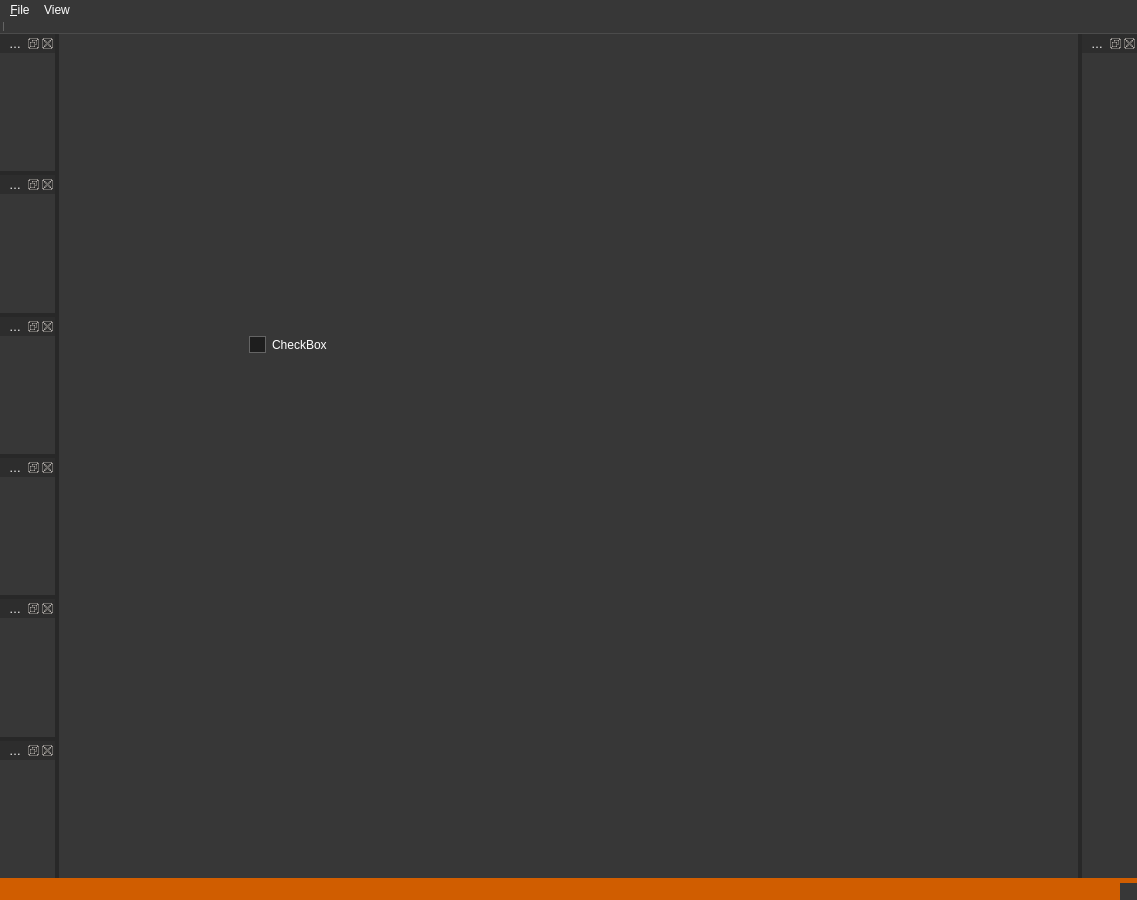
<?xml version="1.0" encoding="UTF-8"?>
<ui version="4.0">
 <class>Toolkit</class>
 <widget class="QMainWindow" name="Toolkit">
  <property name="geometry">
   <rect>
    <x>0</x>
    <y>0</y>
    <width>1137</width>
    <height>900</height>
   </rect>
  </property>
  <property name="windowTitle">
   <string>Build and Battle Toolkit 1.00.00</string>
  </property>
  <property name="styleSheet">
   <string notr="true">QWidget {
color: white;
background-color: rgb(55,55,55);
}

QComboBox
{
background-color: qlineargradient(spread:reflect, x1:0, y1:0.051, x2:0, y2:1, stop:0 rgba(97, 97, 97, 255), stop:0.642045 rgba(30, 30, 30, 255), stop:1 rgba(48, 48, 48, 255));
border: 1px solid rgb(30,30,30);
border-radius: 5px;
min-width: 6em;
padding: 1px 18px 1px 3px;
}

QStatusBar
{
	background-color: rgb(208, 93, 0);
}

QListView
{
background-color: rgb(30,30,30);
}

QComboBox:hover
{
background-color: qlineargradient(spread:reflect, x1:0, y1:0.051, x2:0, y2:1, stop:0 rgba(82, 82, 82, 255), stop:0.642045 rgba(14, 14, 14, 255), stop:1 rgba(61, 61, 61, 255));
border: 1px solid rgb(30,30,30);
border-radius: 5px;
min-width: 80px;
}

 QComboBox:!editable:on, QComboBox::drop-down:editable:on 
{
	background-color: qlineargradient(spread:reflect, x1:0, y1:0.051, x2:0, y2:1, stop:0 rgba(18, 18, 18, 255), stop:0.642045 rgba(84, 84, 84, 255), stop:0.994318 rgba(14, 14, 14, 255));
border: 1px solid rgb(30,30,30);
 }

QComboBox:down-arrow
{
background-color: transparent;
image: url(:/VecTB/icons/toolbars/Down_Arrow.png);
width: 7px;
height: 7px;
}

QComboBox:disabled
{
background-color: rgb(100,100,100);
color: rgb(200,200,200);
border: 1px solid rgb(100,100,100);
}

 QComboBox::drop-down 
{
     border-left: none; 
 }

 QComboBox QAbstractItemView 
{
selection-background-color:  rgb(90, 90, 90);
border: 1px solid rgb(100,100,100);
 }

QGroupBox {
border: 1px solid rgb(100,100,100);
border-radius: 5px;
margin-top: 1ex;
padding-top: 20px;
}

QGroupBox::title
{
subcontrol-origin: margin;
}

QLineEdit {
background-color: rgb(30,30,30);
border: 1px solid rgb(100,100,100);
}

QCheckBox::indicator {
	background-color: rgb(30,30,30);
	border: 1px solid rgb(100,100,100);
    width: 15px;
    height: 15px;
}

QCheckBox::indicator:checked {
    image: url(:/style_items/icons/style_items/checkmark-symbol.png);
}

QCheckBox::indicator:indeterminate {
    image: url(:/style_items/icons/style_items/checkbox_indeterminate.png);
}

QPushButton {
background-color: qlineargradient(spread:reflect, x1:0, y1:0.051, x2:0, y2:1, stop:0 rgba(97, 97, 97, 255), stop:0.642045 rgba(30, 30, 30, 255), stop:1 rgba(48, 48, 48, 255));
border-radius: 3px;
border: 1px solid rgb(100,100,100);
padding: 5px;
color: white;
min-width: 80px;
max-height: 12px;
}

QPushButton:disabled {
background-color: rgb(100,100,100);
color: rgb(200,200,200);
border: 1px solid rgb(100,100,100);
min-width: 6em;
}

QPushButton:hover {
background-color: qlineargradient(spread:reflect, x1:0, y1:0.051, x2:0, y2:1, stop:0 rgba(236, 100, 0, 255), stop:0.625 rgba(255, 118, 18, 255), stop:1 rgba(196, 66, 0, 255));
}

QPushButton:pressed {
background-color: qlineargradient(spread:reflect, x1:0, y1:0.051, x2:0, y2:1, stop:0 rgba(209, 88, 0, 255), stop:0.625 rgba(118, 55, 8, 255), stop:1 rgba(176, 59, 0, 255));
border: 1px solid rgb(30,30,30);
}

QTreeView::branch:has-children:!has-siblings:closed,
QTreeView::branch:closed:has-children:has-siblings {
        border-image: none;
		image: url(:/style_items/icons/style_items/tree_branch_closed.png);
}

QTreeView::branch:open:has-children:!has-siblings,
QTreeView::branch:open:has-children:has-siblings  {
		border-image: none;
		image: url(:/style_items/icons/style_items/tree_branch_open.png);
}

/* QSpinBox and QDoubleSpinBox Section*/
QSpinBox,QDoubleSpinBox
{
background-color: rgb(30,30,30);
color: white;
border: 1px solid rgb(100,100,100);
min-width: 50px;
}

QLabel:disabled
{
color: rgb(200,200,200);
}

QLineEdit:disabled,QSpinBox:disabled,QDoubleSpinBox:disabled
{
background-color: rgb(100,100,100);
color: rgb(200,200,200);
border: 1px solid rgb(100,100,100);
min-width: 50px;
}

QSpinBox::up-button,QDoubleSpinBox::up-button
{
background-color: qlineargradient(spread:reflect, x1:0, y1:0.051, x2:0, y2:1, stop:0 rgba(97, 97, 97, 255), stop:0.642045 rgba(30, 30, 30, 255), stop:1 rgba(48, 48, 48, 255));
}

QSpinBox::down-button,QDoubleSpinBox::down-button
{
background-color: qlineargradient(spread:reflect, x1:0, y1:0.051, x2:0, y2:1, stop:0 rgba(97, 97, 97, 255), stop:0.642045 rgba(30, 30, 30, 255), stop:1 rgba(48, 48, 48, 255));
}

QSpinBox::up-button:hover,QDoubleSpinBox::up-button:hover
{
background-color: qlineargradient(spread:reflect, x1:0, y1:0.051, x2:0, y2:1, stop:0 rgba(236, 100, 0, 255), stop:0.625 rgba(255, 118, 18, 255), stop:1 rgba(196, 66, 0, 255));
}

QSpinBox::down-button:hover,QDoubleSpinBox::down-button:hover
{
background-color: qlineargradient(spread:reflect, x1:0, y1:0.051, x2:0, y2:1, stop:0 rgba(236, 100, 0, 255), stop:0.625 rgba(255, 118, 18, 255), stop:1 rgba(196, 66, 0, 255));
}

QSpinBox::up-button:pressed,QDoubleSpinBox::up-button:pressed
{
background-color: qlineargradient(spread:reflect, x1:0, y1:0.051, x2:0, y2:1, stop:0 rgba(124, 52, 0, 255), stop:0.625 rgba(36, 16, 2, 255), stop:1 rgba(97, 32, 0, 255));
}

QSpinBox::down-button:pressed,QDoubleSpinBox::down-button:pressed
{
background-color: qlineargradient(spread:reflect, x1:0, y1:0.051, x2:0, y2:1, stop:0 rgba(124, 52, 0, 255), stop:0.625 rgba(36, 16, 2, 255), stop:1 rgba(97, 32, 0, 255));
}

QSpinBox::up-button:disabled,QDoubleSpinBox::up-button:disabled
{
background-color: rgb(150,150,150);
}

QSpinBox::down-button:disabled,QDoubleSpinBox::down-button:disabled
{
background-color: rgb(150,150,150);
}

QSpinBox::up-arrow,QDoubleSpinBox::up-arrow
{
image: url(:/VecTB/icons/toolbars/Up_Arrow.png);
width: 6px;
height: 6px; 
}

QSpinBox::down-arrow,QDoubleSpinBox::down-arrow
{
image: url(:/VecTB/icons/toolbars/Down_Arrow.png);
width: 6px;
height: 6px; 
}

QSpinBox::up-arrow:hover,QDoubleSpinBox::up-arrow:hover
{
image: url(:/VecTB/icons/toolbars/Up_Arrow.png);
width: 6px;
height: 6px; 
}

QSpinBox::down-arrow:hover,QDoubleSpinBox::down-arrow:hover
{
image: url(:/VecTB/icons/toolbars/Down_Arrow.png);
width: 6px;
height: 6px; 
}

QSpinBox::up-arrow:disabled,QDoubleSpinBox::up-arrow:disabled
{
image: url(:/VecTB/icons/toolbars/Up_Arrow.png);
width: 6px;
height: 6px; 
}

QSpinBox::down-arrow:disabled,QDoubleSpinBox::down-arrow:disabled
{
image: url(:/VecTB/icons/toolbars/Down_Arrow.png);
width: 6px;
height: 6px; 
}
/* End of code for QSpinBox and QDoubleSpinBox*/


QMenuBar::item {
background-color: transparent;
}

QMenuBar::item:selected {
background-color: rgb(90, 90, 90);}

QMenu 
{
border: 1px solid transparent;
border-color: rgb(100, 100, 100);
min-width: 6em;
}

QMenu::separator 
{
background-color: rgb(100,100,100);
width: 1px;
height: 1px;
}

QMenu::item 
{
background-color: rgb(30, 30, 30);
}

QMenu::item:selected 
{
background-color: rgb(90, 90, 90);
}

QToolBar {
spacing: 5px;
padding: 3px;
border-bottom: 1px solid rgb(75,75,75);
}

QToolBar::separator {
background-color: rgb(100,100,100);
width: 1px;
height: 1px;
}

/* TOOLBUTTON */

/* END TOOLBUTTON */

QHeaderView::section {
background-color: rgb(70, 70, 70);
}

QTextEdit{
background-color: rgb(30,30,30);
border: 1px solid rgb(100,100,100);
}

QPlainTextEdit{
background-color: rgb(30,30,30);
border: 1px solid rgb(100,100,100);
}

QTreeWidget
{
background-color: rgb(30,30,30);
border: 1px solid rgb(100,100,100);
}

QListWidget
{
background-color: rgb(30,30,30);
border: 1px solid rgb(100,100,100);
}

QDockWidget::title {
    text-align: left; /* align the text to the left */
	font: 57 12pt &quot;Ubuntu&quot;;
    background: rgb(45,45,45);
    padding-left: 5px;
}

QMainWindow::separator {
    background: rgb(40,40,40);
    width: 4x; /* when vertical */
    height: 4px; /* when horizontal */
}</string>
  </property>
  <property name="iconSize">
   <size>
    <width>24</width>
    <height>24</height>
   </size>
  </property>
  <property name="animated">
   <bool>true</bool>
  </property>
  <property name="documentMode">
   <bool>false</bool>
  </property>
  <property name="dockNestingEnabled">
   <bool>true</bool>
  </property>
  <property name="dockOptions">
   <set>QMainWindow::AllowNestedDocks|QMainWindow::AllowTabbedDocks|QMainWindow::AnimatedDocks</set>
  </property>
  <property name="unifiedTitleAndToolBarOnMac">
   <bool>false</bool>
  </property>
  <widget class="QWidget" name="centralWidget">
   <property name="cursor">
    <cursorShape>ArrowCursor</cursorShape>
   </property>
   <property name="focusPolicy">
    <enum>Qt::StrongFocus</enum>
   </property>
   <widget class="QCheckBox" name="checkBox">
    <property name="geometry">
     <rect>
      <x>190</x>
      <y>300</y>
      <width>85</width>
      <height>21</height>
     </rect>
    </property>
    <property name="text">
     <string>CheckBox</string>
    </property>
    <property name="checked">
     <bool>false</bool>
    </property>
    <property name="autoRepeat">
     <bool>false</bool>
    </property>
    <property name="tristate">
     <bool>true</bool>
    </property>
   </widget>
  </widget>
  <widget class="QMenuBar" name="menuBar">
   <property name="geometry">
    <rect>
     <x>0</x>
     <y>0</y>
     <width>1137</width>
     <height>20</height>
    </rect>
   </property>
   <property name="styleSheet">
    <string notr="true"/>
   </property>
   <widget class="QMenu" name="menu_view">
    <property name="title">
     <string>View</string>
    </property>
    <addaction name="actionSave_View"/>
    <addaction name="actionLoad_View"/>
   </widget>
   <widget class="QMenu" name="menu_file">
    <property name="title">
     <string>&amp;File</string>
    </property>
   </widget>
   <addaction name="menu_file"/>
   <addaction name="menu_view"/>
  </widget>
  <widget class="QStatusBar" name="statusBar"/>
  <widget class="Custom_Dock_Widget" name="dockWidget_game_view">
   <property name="floating">
    <bool>false</bool>
   </property>
   <property name="features">
    <set>QDockWidget::AllDockWidgetFeatures</set>
   </property>
   <property name="allowedAreas">
    <set>Qt::LeftDockWidgetArea|Qt::RightDockWidgetArea</set>
   </property>
   <property name="windowTitle">
    <string>Game View</string>
   </property>
   <attribute name="dockWidgetArea">
    <number>1</number>
   </attribute>
   <widget class="Game_View" name="game_view"/>
  </widget>
  <widget class="QToolBar" name="toolBar_top">
   <property name="enabled">
    <bool>true</bool>
   </property>
   <property name="acceptDrops">
    <bool>false</bool>
   </property>
   <property name="windowTitle">
    <string>toolBar</string>
   </property>
   <property name="layoutDirection">
    <enum>Qt::LeftToRight</enum>
   </property>
   <property name="movable">
    <bool>false</bool>
   </property>
   <property name="iconSize">
    <size>
     <width>20</width>
     <height>20</height>
    </size>
   </property>
   <property name="toolButtonStyle">
    <enum>Qt::ToolButtonIconOnly</enum>
   </property>
   <property name="floatable">
    <bool>false</bool>
   </property>
   <attribute name="toolBarArea">
    <enum>TopToolBarArea</enum>
   </attribute>
   <attribute name="toolBarBreak">
    <bool>false</bool>
   </attribute>
   <addaction name="separator"/>
  </widget>
  <widget class="Custom_Dock_Widget" name="dockWidget_graph">
   <property name="allowedAreas">
    <set>Qt::LeftDockWidgetArea|Qt::RightDockWidgetArea</set>
   </property>
   <property name="windowTitle">
    <string>Graph</string>
   </property>
   <attribute name="dockWidgetArea">
    <number>1</number>
   </attribute>
   <widget class="Graph_View" name="graph"/>
  </widget>
  <widget class="Custom_Dock_Widget" name="dockWidget_map_editor">
   <property name="allowedAreas">
    <set>Qt::LeftDockWidgetArea|Qt::RightDockWidgetArea</set>
   </property>
   <property name="windowTitle">
    <string>Editor</string>
   </property>
   <attribute name="dockWidgetArea">
    <number>1</number>
   </attribute>
   <widget class="Map_Editor" name="map_editor"/>
  </widget>
  <widget class="Custom_Dock_Widget" name="dockWidget_details">
   <property name="allowedAreas">
    <set>Qt::LeftDockWidgetArea|Qt::RightDockWidgetArea</set>
   </property>
   <property name="windowTitle">
    <string>Node Information</string>
   </property>
   <attribute name="dockWidgetArea">
    <number>2</number>
   </attribute>
   <widget class="Details_View" name="details"/>
  </widget>
  <widget class="Custom_Dock_Widget" name="dockWidget_assets">
   <property name="allowedAreas">
    <set>Qt::LeftDockWidgetArea|Qt::RightDockWidgetArea</set>
   </property>
   <property name="windowTitle">
    <string>Assets</string>
   </property>
   <attribute name="dockWidgetArea">
    <number>1</number>
   </attribute>
   <widget class="Asset_View" name="assets"/>
  </widget>
  <widget class="Custom_Dock_Widget" name="dockWidget_console">
   <property name="floating">
    <bool>false</bool>
   </property>
   <property name="features">
    <set>QDockWidget::AllDockWidgetFeatures</set>
   </property>
   <property name="allowedAreas">
    <set>Qt::LeftDockWidgetArea|Qt::RightDockWidgetArea</set>
   </property>
   <property name="windowTitle">
    <string>Console</string>
   </property>
   <attribute name="dockWidgetArea">
    <number>1</number>
   </attribute>
   <widget class="Console" name="console"/>
  </widget>
  <widget class="Custom_Dock_Widget" name="dockWidget_prefab_view">
   <property name="allowedAreas">
    <set>Qt::LeftDockWidgetArea|Qt::RightDockWidgetArea</set>
   </property>
   <property name="windowTitle">
    <string>Prefabs</string>
   </property>
   <attribute name="dockWidgetArea">
    <number>1</number>
   </attribute>
   <widget class="Prefab_View" name="prefab_view"/>
  </widget>
  <action name="actionSave_View">
   <property name="text">
    <string>Save View</string>
   </property>
  </action>
  <action name="actionLoad_View">
   <property name="text">
    <string>Load View</string>
   </property>
  </action>
 </widget>
 <customwidgets>
  <customwidget>
   <class>Map_Editor</class>
   <extends>QWidget</extends>
   <header location="global">map_editor.h</header>
   <container>1</container>
  </customwidget>
  <customwidget>
   <class>Game_View</class>
   <extends>QWidget</extends>
   <header location="global">game_view.h</header>
   <container>1</container>
  </customwidget>
  <customwidget>
   <class>Console</class>
   <extends>QWidget</extends>
   <header location="global">console.h</header>
   <container>1</container>
  </customwidget>
  <customwidget>
   <class>Graph_View</class>
   <extends>QWidget</extends>
   <header location="global">graph_view.h</header>
   <container>1</container>
  </customwidget>
  <customwidget>
   <class>Details_View</class>
   <extends>QWidget</extends>
   <header location="global">details_view.h</header>
   <container>1</container>
  </customwidget>
  <customwidget>
   <class>Asset_View</class>
   <extends>QWidget</extends>
   <header location="global">asset_view.h</header>
   <container>1</container>
  </customwidget>
  <customwidget>
   <class>Prefab_View</class>
   <extends>QWidget</extends>
   <header location="global">prefab_view.h</header>
   <container>1</container>
  </customwidget>
  <customwidget>
   <class>Custom_Dock_Widget</class>
   <extends>QDockWidget</extends>
   <header location="global">custom_dock_widget.h</header>
   <container>1</container>
  </customwidget>
 </customwidgets>
 <resources>
  <include location="../toolkit.qrc"/>
 </resources>
 <connections/>
 <slots>
  <slot>on_select(bool)</slot>
  <slot>on_select_area(bool)</slot>
  <slot>on_selection_brush(bool)</slot>
  <slot>on_tile_brush(bool)</slot>
  <slot>on_object_brush(bool)</slot>
  <slot>on_eraser_brush(bool)</slot>
  <slot>on_properties_click(bool)</slot>
  <slot>on_erase_click(bool)</slot>
  <slot>on_new()</slot>
  <slot>on_load()</slot>
  <slot>on_save()</slot>
  <slot>on_undo()</slot>
  <slot>on_redo()</slot>
  <slot>on_unlock(bool)</slot>
  <slot>on_stamp_mode(bool)</slot>
  <slot>on_layer_mode(bool)</slot>
  <slot>on_del_selection()</slot>
  <slot>on_replace_tile()</slot>
  <slot>on_new_brush()</slot>
  <slot>on_hide_selection()</slot>
  <slot>on_unhide_selection()</slot>
  <slot>on_cam_center(bool)</slot>
  <slot>on_cam_iso(bool)</slot>
  <slot>on_cam_top(bool)</slot>
  <slot>on_switch_maps()</slot>
  <slot>on_cam_front(bool)</slot>
  <slot>on_object_center(bool)</slot>
  <slot>on_camera_settings()</slot>
  <slot>on_show_all_hidden(bool)</slot>
  <slot>on_mirror_mode(bool)</slot>
  <slot>on_toggle_lighting(bool)</slot>
  <slot>on_toggle_xfb(bool)</slot>
  <slot>on_resource_browser()</slot>
 </slots>
</ui>
